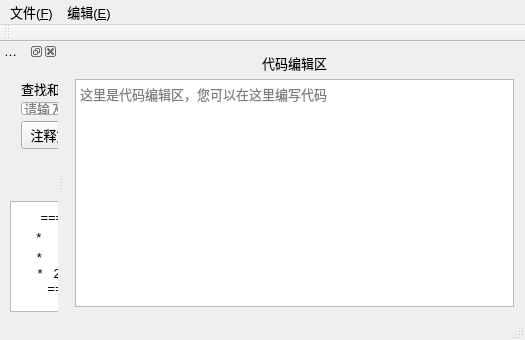
<?xml version="1.0" encoding="UTF-8"?>
<ui version="4.0">
 <class>MainWindow</class>
 <widget class="QMainWindow" name="MainWindow">
  <property name="geometry">
   <rect>
    <x>0</x>
    <y>0</y>
    <width>525</width>
    <height>340</height>
   </rect>
  </property>
  <property name="font">
   <font>
    <family>Microsoft YaHei UI</family>
    <pointsize>10</pointsize>
   </font>
  </property>
  <property name="windowTitle">
   <string>MainWindow</string>
  </property>
  <widget class="QWidget" name="centralWidget">
   <layout class="QGridLayout" name="gridLayout">
    <item row="0" column="0">
     <widget class="QLabel" name="label">
      <property name="text">
       <string>代码编辑区</string>
      </property>
      <property name="alignment">
       <set>Qt::AlignCenter</set>
      </property>
     </widget>
    </item>
    <item row="1" column="0">
     <widget class="QTextEdit" name="textEdit">
      <property name="html">
       <string>&lt;!DOCTYPE HTML PUBLIC &quot;-//W3C//DTD HTML 4.0//EN&quot; &quot;http://www.w3.org/TR/REC-html40/strict.dtd&quot;&gt;
&lt;html&gt;&lt;head&gt;&lt;meta name=&quot;qrichtext&quot; content=&quot;1&quot; /&gt;&lt;style type=&quot;text/css&quot;&gt;
p, li { white-space: pre-wrap; }
&lt;/style&gt;&lt;/head&gt;&lt;body style=&quot; font-family:'Microsoft YaHei UI'; font-size:10pt; font-weight:400; font-style:normal;&quot;&gt;
&lt;p style=&quot;-qt-paragraph-type:empty; margin-top:0px; margin-bottom:0px; margin-left:0px; margin-right:0px; -qt-block-indent:0; text-indent:0px;&quot;&gt;&lt;br /&gt;&lt;/p&gt;&lt;/body&gt;&lt;/html&gt;</string>
      </property>
      <property name="placeholderText">
       <string>这里是代码编辑区，您可以在这里编写代码</string>
      </property>
     </widget>
    </item>
   </layout>
  </widget>
  <widget class="QMenuBar" name="menuBar">
   <property name="geometry">
    <rect>
     <x>0</x>
     <y>0</y>
     <width>525</width>
     <height>21</height>
    </rect>
   </property>
   <widget class="QMenu" name="menu_F">
    <property name="title">
     <string>文件(&amp;F)</string>
    </property>
    <addaction name="actionxinjian"/>
    <addaction name="actionopen"/>
   </widget>
   <widget class="QMenu" name="menu_E">
    <property name="title">
     <string>编辑(&amp;E)</string>
    </property>
    <addaction name="actioncopy"/>
    <addaction name="actionpaste"/>
   </widget>
   <addaction name="menu_F"/>
   <addaction name="menu_E"/>
  </widget>
  <widget class="QToolBar" name="mainToolBar">
   <attribute name="toolBarArea">
    <enum>TopToolBarArea</enum>
   </attribute>
   <attribute name="toolBarBreak">
    <bool>false</bool>
   </attribute>
  </widget>
  <widget class="QStatusBar" name="statusBar"/>
  <widget class="QDockWidget" name="dockWidget">
   <property name="windowTitle">
    <string>工具栏</string>
   </property>
   <attribute name="dockWidgetArea">
    <number>1</number>
   </attribute>
   <widget class="QWidget" name="dockWidgetContents">
    <widget class="QTextEdit" name="textEdit_2">
     <property name="geometry">
      <rect>
       <x>10</x>
       <y>140</y>
       <width>181</width>
       <height>111</height>
      </rect>
     </property>
     <property name="readOnly">
      <bool>true</bool>
     </property>
     <property name="html">
      <string notr="true">&lt;!DOCTYPE HTML PUBLIC &quot;-//W3C//DTD HTML 4.0//EN&quot; &quot;http://www.w3.org/TR/REC-html40/strict.dtd&quot;&gt;
&lt;html&gt;&lt;head&gt;&lt;meta name=&quot;qrichtext&quot; content=&quot;1&quot; /&gt;&lt;style type=&quot;text/css&quot;&gt;
p, li { white-space: pre-wrap; }
&lt;/style&gt;&lt;/head&gt;&lt;body style=&quot; font-family:'Microsoft YaHei UI'; font-size:10pt; font-weight:400; font-style:normal;&quot;&gt;
&lt;p align=&quot;center&quot; style=&quot; margin-top:0px; margin-bottom:0px; margin-left:0px; margin-right:0px; -qt-block-indent:0; text-indent:0px;&quot;&gt;==== 作者信息 ====&lt;/p&gt;
&lt;p align=&quot;center&quot; style=&quot; margin-top:0px; margin-bottom:0px; margin-left:0px; margin-right:0px; -qt-block-indent:0; text-indent:0px;&quot;&gt;*           张厚今           *&lt;/p&gt;
&lt;p align=&quot;center&quot; style=&quot; margin-top:0px; margin-bottom:0px; margin-left:0px; margin-right:0px; -qt-block-indent:0; text-indent:0px;&quot;&gt;*        电科17-2          *&lt;/p&gt;
&lt;p align=&quot;center&quot; style=&quot; margin-top:0px; margin-bottom:0px; margin-left:0px; margin-right:0px; -qt-block-indent:0; text-indent:0px;&quot;&gt;*   201723010237     *&lt;/p&gt;
&lt;p align=&quot;center&quot; style=&quot; margin-top:0px; margin-bottom:0px; margin-left:0px; margin-right:0px; -qt-block-indent:0; text-indent:0px;&quot;&gt;==============&lt;/p&gt;&lt;/body&gt;&lt;/html&gt;</string>
     </property>
     <property name="placeholderText">
      <string notr="true"/>
     </property>
    </widget>
    <widget class="QWidget" name="">
     <property name="geometry">
      <rect>
       <x>10</x>
       <y>10</y>
       <width>169</width>
       <height>89</height>
      </rect>
     </property>
     <layout class="QVBoxLayout" name="verticalLayout_2">
      <item>
       <layout class="QVBoxLayout" name="verticalLayout">
        <item>
         <widget class="QLabel" name="label_2">
          <property name="text">
           <string>查找和替换</string>
          </property>
         </widget>
        </item>
        <item>
         <widget class="QLineEdit" name="lineEdit">
          <property name="text">
           <string notr="true"/>
          </property>
          <property name="placeholderText">
           <string>请输入待查找的文字</string>
          </property>
         </widget>
        </item>
       </layout>
      </item>
      <item>
       <layout class="QHBoxLayout" name="horizontalLayout">
        <item>
         <widget class="QPushButton" name="pushButton">
          <property name="text">
           <string>注释文字</string>
          </property>
         </widget>
        </item>
        <item>
         <widget class="QPushButton" name="pushButton_2">
          <property name="text">
           <string>取消注释</string>
          </property>
         </widget>
        </item>
       </layout>
      </item>
     </layout>
    </widget>
   </widget>
  </widget>
  <action name="actionxinjian">
   <property name="icon">
    <iconset resource="myimages.qrc">
     <normaloff>:/image/images/new.png</normaloff>:/image/images/new.png</iconset>
   </property>
   <property name="text">
    <string>新建(&amp;N)</string>
   </property>
   <property name="shortcut">
    <string>Ctrl+N</string>
   </property>
  </action>
  <action name="actionopen">
   <property name="icon">
    <iconset resource="myimages.qrc">
     <normaloff>:/image/images/open.png</normaloff>:/image/images/open.png</iconset>
   </property>
   <property name="text">
    <string>打开(&amp;O)</string>
   </property>
   <property name="shortcut">
    <string>Ctrl+O</string>
   </property>
  </action>
  <action name="actioncopy">
   <property name="icon">
    <iconset resource="myimages.qrc">
     <normaloff>:/image/images/copy.png</normaloff>:/image/images/copy.png</iconset>
   </property>
   <property name="text">
    <string>复制</string>
   </property>
   <property name="shortcut">
    <string>Ctrl+C</string>
   </property>
  </action>
  <action name="actionpaste">
   <property name="icon">
    <iconset resource="myimages.qrc">
     <normaloff>:/image/images/paste.png</normaloff>:/image/images/paste.png</iconset>
   </property>
   <property name="text">
    <string>粘贴</string>
   </property>
   <property name="shortcut">
    <string>Ctrl+V</string>
   </property>
  </action>
 </widget>
 <layoutdefault spacing="6" margin="11"/>
 <resources>
  <include location="myimages.qrc"/>
 </resources>
 <connections/>
</ui>
